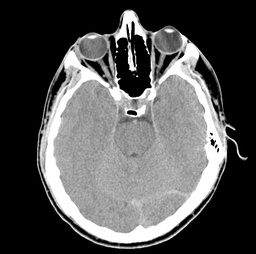
#> input picture CodigosPrepI/mri.jpg, 256 x 254 px, shrunk from 504 x 501 before the run, found by its file name
$ jupyter execute Trabalho2_Fouried2D-MaicoTriaca.ipynb
#> lines starting #> are read from the running program, lines starting #| are printed output that depends on the picture
[cell 1]
import numpy as np
import matplotlib.pyplot as plt
import cv2
from math import sqrt, exp
from PIL import Image

[cell 2]
imagem_original=cv2.imread("mri.jpg", 0) # importando a imagem a ser utilizada
#> imagem_original is the input picture: shape (254, 256); min 0, max 255, mean 83.6
plt.imshow(imagem_original, "gray") # Plotando a imagem original

[cell 3]
# Plote do Espectro Centralizado da ressonância magnética

original_fft = np.fft.fft2(imagem_original) # Transformação de Fouried em 2-dimensões

center = np.fft.fftshift(original_fft)
plt.imshow(np.log(1+np.abs(center)), "gray")
plt.title("Espectro Cetralizado")
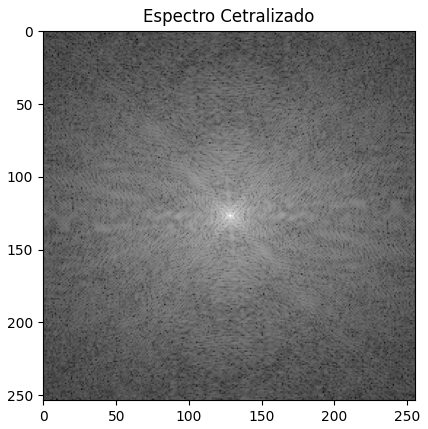
#> figure drawn by matplotlib, 1 panel

[cell 4]
# Valor do coeficiente F(0,0)
alt, lar = center.shape
#> alt = 254; lar = 256
coef=center[int(lar//2)][int(alt//2)]
coef

Como demonstrado, o valor do coeficiente F(0,0) é de (1473218.6483622096+78170.85345648127j),
o qual dita a intensidade média da imagem de ressonância magnética.

[cell 5]
# Filtros de domínio da frequência
def distance(point1,point2):
    return sqrt((point1[0]-point2[0])**2 + (point1[1]-point2[1])**2)

#Filtros ideais
def idealFilterLP(D0,imgShape):
#> called with D0 = 40, imgShape = (254, 256)
    base = np.zeros(imgShape[:2])
    rows, cols = imgShape[:2]
    center = (rows/2,cols/2)
    for x in range(cols):
        for y in range(rows):
            if distance((y,x),center) < D0:
                base[y,x] = 1
    return base

def idealFilterHP(D0,imgShape):
#> called with D0 = 40, imgShape = (254, 256)
    base = np.ones(imgShape[:2])
    rows, cols = imgShape[:2]
    center = (rows/2,cols/2)
    for x in range(cols):
        for y in range(rows):
            if distance((y,x),center) < D0:
                base[y,x] = 0
    return base

#Filtros Gaussianos
def gaussianLP(D0,imgShape):
    base = np.zeros(imgShape[:2])
    rows, cols = imgShape[:2]
    center = (rows/2,cols/2)
    for x in range(cols):
        for y in range(rows):
            base[y,x] = exp(((-distance((y,x),center)**2)/(2*(D0**2))))
    return base

def gaussianHP(D0,imgShape):
    base = np.zeros(imgShape[:2])
    rows, cols = imgShape[:2]
    center = (rows/2,cols/2)
    for x in range(cols):
        for y in range(rows):
            base[y,x] = 1 - exp(((-distance((y,x),center)**2)/(2*(D0**2))))
    return base

[cell 6]
fig, ax = plt.subplots(2,2, figsize=(14,14))

# Aplicando filtragens passa baixa e passa alta com os filtros ideias
PassaBaixaIdeal40 = idealFilterLP(40,imagem_original.shape) # valor de limiar de corte = 40
PassaBaixaIdeal80 = idealFilterLP(80,imagem_original.shape) # valor de limiar de corte = 80

PassaAltaIdeal40 = idealFilterHP(40,imagem_original.shape) # valor de limiar de corte = 40
PassaAltaIdeal80 = idealFilterHP(80,imagem_original.shape) # valor de limiar de corte = 80


ax[0,0].imshow(PassaBaixaIdeal40, "gray")
ax[0,1].imshow(PassaBaixaIdeal80, "gray")

ax[1,0].imshow(PassaAltaIdeal40, "gray")
ax[1,1].imshow(PassaAltaIdeal80, "gray")

titulos=["Filtro Ideal Passa Baixa - 40",
         "Filtro Ideal Passa Baixa - 80",
         "Filtro Ideal Passa Alta - 40",
         "Filtro Ideal Passa Alta - 80"]

for obj, title in zip(ax.ravel(), titulos):
    obj.set_title(title, loc='center')
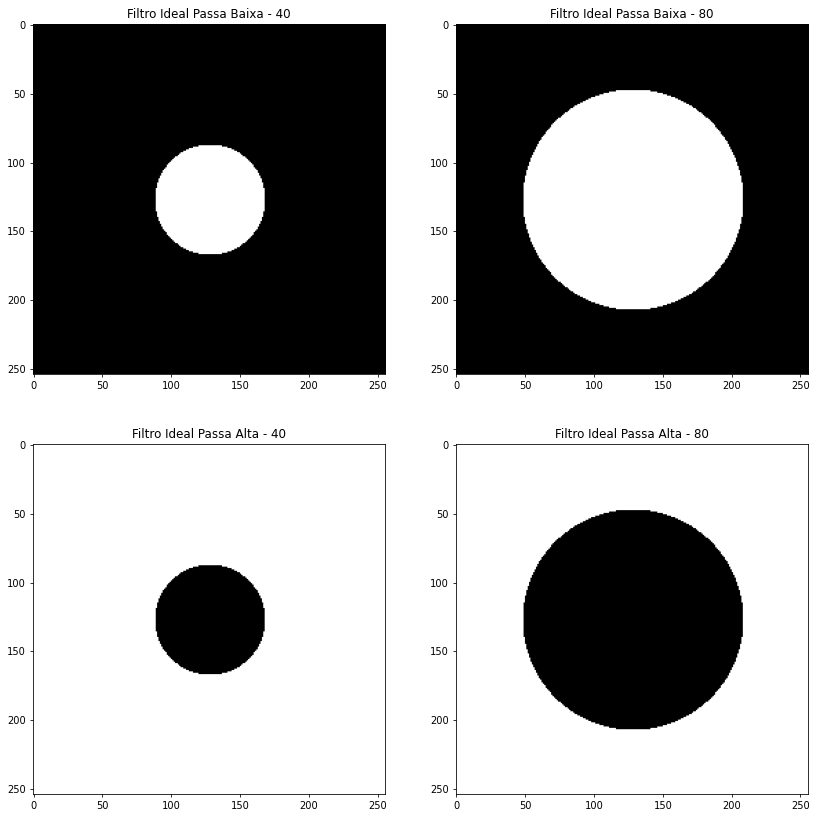
#> figure drawn by matplotlib, 4 panels

[cell 7]
fig, ax = plt.subplots(2,2, figsize=(14,14))

# Aplicando filtragens passa baixa e passa alta com os filtros gaussianos
PassaBaixaGau40 = gaussianLP(40,imagem_original.shape) # valor de limiar de corte = 40
PassaBaixaGau80 = gaussianLP(80,imagem_original.shape) # valor de limiar de corte = 80

PassaAltaGau40 = gaussianHP(40,imagem_original.shape) # valor de limiar de corte = 40
PassaAltaGau80 = gaussianHP(80,imagem_original.shape) # valor de limiar de corte = 80

ax[0,0].imshow(PassaBaixaGau40, "gray")
ax[0,1].imshow(PassaBaixaGau80, "gray")

ax[1,0].imshow(PassaAltaGau40, "gray")
ax[1,1].imshow(PassaAltaGau80, "gray")

titulos=["Filtro Gaussiano Passa Baixa - 40",
         "Filtro Gaussiano Passa Baixa - 80",
         "Filtro Gaussiano Passa Alta - 40",
         "Filtro Gaussiano Passa Alta - 80"]

for obj, title in zip(ax.ravel(), titulos):
    obj.set_title(title, loc='center')
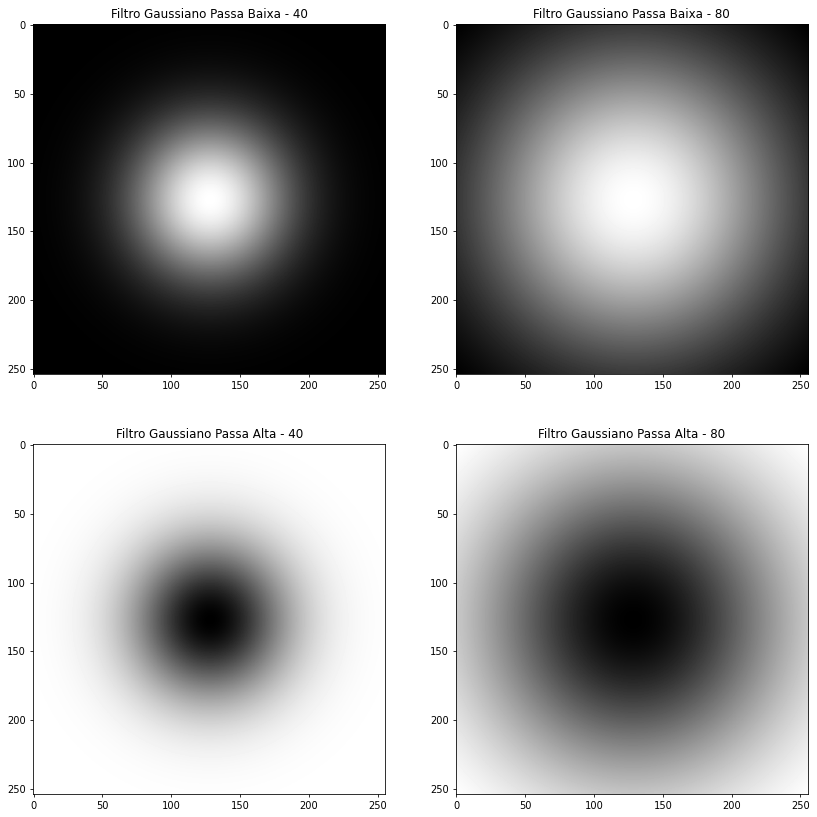
#> figure drawn by matplotlib, 4 panels
